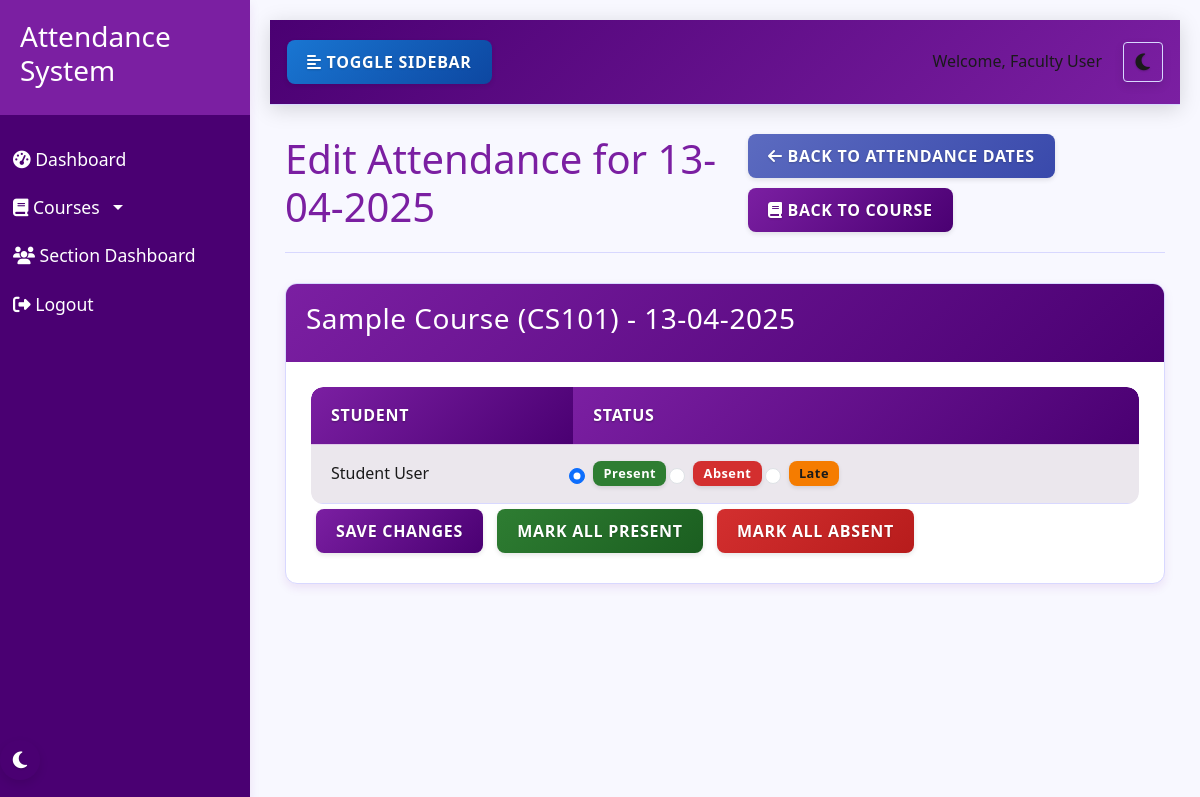
The app's page /faculty/attendance/2/edit_date?date=2025-04-13 (signed in) with its own data.
### models.py (models this page shows, shortened)
class User(db.Model, UserMixin):
    id = db.Column(db.Integer, primary_key=True)
    name = db.Column(db.String(100), nullable=False)
    email = db.Column(db.String(100), unique=True, nullable=False)
    password = db.Column(db.String(200), nullable=False)
    role = db.Column(db.String(20), nullable=False)  # 'admin', 'faculty', 'student'
    department = db.Column(db.String(100), nullable=True)
    profile_pic = db.Column(db.String(200), nullable=True)
    created_at = db.Column(db.DateTime, default=datetime.utcnow)
    attendances = db.relationship('Attendance', foreign_keys='Attendance.user_id', backref='user', lazy=True)
    marked_attendances = db.relationship('Attendance', foreign_keys='Attendance.marked_by', backref='marked_by_user', lazy=True)
    leave_requests = db.relationship('LeaveRequest', foreign_keys='LeaveRequest.user_id', backref='user', lazy=True)
    approved_leaves = db.relationship('LeaveRequest', foreign_keys='LeaveRequest.approved_by', backref='approved_by_user', lazy=True)
    student_sections = db.relationship('Section', secondary=section_students, backref=db.backref('students', lazy='dynamic'))
    teacher_sections = db.relationship('Section', secondary=section_teachers, backref=db.backref('teachers', lazy='dynamic'))

class Course(db.Model):
    id = db.Column(db.Integer, primary_key=True)
    name = db.Column(db.String(100), nullable=False)
    code = db.Column(db.String(20), unique=True, nullable=False)
    faculty_id = db.Column(db.Integer, db.ForeignKey('user.id'), nullable=False)
    created_at = db.Column(db.DateTime, default=datetime.utcnow)
    attendances = db.relationship('Attendance', backref='course', lazy=True)
    faculty = db.relationship('User', foreign_keys=[faculty_id], backref='courses')
    sections = db.relationship('Section', secondary=section_courses, backref=db.backref('courses', lazy='dynamic'))

class Attendance(db.Model):
    id = db.Column(db.Integer, primary_key=True)
    user_id = db.Column(db.Integer, db.ForeignKey('user.id'), nullable=False)
    course_id = db.Column(db.Integer, db.ForeignKey('course.id'), nullable=False)
    date = db.Column(db.Date, nullable=False)
    status = db.Column(db.String(20), nullable=False)  # 'present', 'absent', 'late'
    marked_by = db.Column(db.Integer, db.ForeignKey('user.id'), nullable=False)
    marked_at = db.Column(db.DateTime, default=datetime.utcnow)

### routes/faculty.py (the view, shortened to what this page needs)
@faculty_bp.route('/attendance/<int:course_id>/edit_date', methods=['GET', 'POST'])
@login_required
def edit_attendance_date(course_id):
    if current_user.role != 'faculty':
        flash('Access denied. Faculty privileges required.', 'danger')
        return redirect(url_for('index'))
    course = Course.query.get_or_404(course_id)
    if course.faculty_id != current_user.id:
        flash('You are not assigned to this course', 'danger')
        return redirect(url_for('faculty.dashboard'))
    if request.method == 'GET':
        date_str = request.args.get('date')
        if not date_str:
            flash('Please select a date', 'warning')
            return redirect(url_for('faculty.edit_attendance', course_id=course_id))
        attendance_date = datetime.strptime(date_str, '%Y-%m-%d').date()
        sections = Section.query.filter(Section.courses.contains(course)).all()
        students = []
        for section in sections:
            students.extend([s for s in section.students if s not in students])
        attendance_records = {}
        for student in students:
            attendance = Attendance.query.filter_by(
                user_id=student.id,
                course_id=course_id,
                date=attendance_date
            ).first()
            attendance_records[student.id] = attendance.status if attendance else None
        return render_template('faculty/edit_attendance_date.html',
                              course=course,
                              students=students,
                              attendance_date=attendance_date,
                              attendance_records=attendance_records)

### templates/faculty/edit_attendance_date.html (shortened to what this page needs)
{% extends 'base.html' %}
{% block content %}
<div class="edit-attendance-date">
    <div class="page-header">
        <h1>Edit Attendance for {{ attendance_date.strftime('%d-%m-%Y') }}</h1>
        <div>
            <a href="{{ url_for('faculty.edit_attendance', course_id=course.id) }}" class="btn btn-secondary">
                <i class="fas fa-arrow-left"></i> Back to Attendance Dates
            </a>
            <a href="{{ url_for('faculty.view_course', course_id=course.id) }}" class="btn btn-primary">
                <i class="fas fa-book"></i> Back to Course
            </a>
        </div>
    </div>
    <div class="card">
        <div class="card-header">
            <h3>{{ course.name }} ({{ course.code }}) - {{ attendance_date.strftime('%d-%m-%Y') }}</h3>
        </div>
        <div class="card-body">
            <form method="POST" action="{{ url_for('faculty.edit_attendance_date', course_id=course.id) }}">
                <div class="table-responsive">
                    <table class="table table-striped">
                        <thead>
                            <tr>
                                <th>Student</th>
                                <th>Status</th>
                            </tr>
                        </thead>
                        <tbody>
                            {% for student in students %}
                            <tr>
                                <td>{{ student.name }}</td>
                                <td>
                                    <div class="attendance-options">
                                        <div class="form-check form-check-inline">
                                            <input class="form-check-input" type="radio" name="status_{{ student.id }}" id="present_{{ student.id }}" value="present" {% if attendance_records[student.id] == 'present' %}checked{% endif %}>
                                            <label class="form-check-label" for="present_{{ student.id }}">
                                                <span class="badge badge-success">Present</span>
                                            </label>
                                        </div>
                                        <div class="form-check form-check-inline">
                                            <input class="form-check-input" type="radio" name="status_{{ student.id }}" id="absent_{{ student.id }}" value="absent" {% if attendance_records[student.id] == 'absent' %}checked{% endif %}>
                                            <label class="form-check-label" for="absent_{{ student.id }}">
                                                <span class="badge badge-danger">Absent</span>
                                            </label>
                                        </div>
                                        <div class="form-check form-check-inline">
                                            <input class="form-check-input" type="radio" name="status_{{ student.id }}" id="late_{{ student.id }}" value="late" {% if attendance_records[student.id] == 'late' %}checked{% endif %}>
                                            <label class="form-check-label" for="late_{{ student.id }}">
                                                <span class="badge badge-warning">Late</span>
                                            </label>
                                        </div>
                                    </div>
                                </td>
                            </tr>
                            {% endfor %}
                        </tbody>
                    </table>
                </div>
                <div class="form-actions">
                    <button type="submit" class="btn btn-primary">Save Changes</button>
                    <button type="button" class="btn btn-success mark-all-present">Mark All Present</button>
                    <button type="button" class="btn btn-danger mark-all-absent">Mark All Absent</button>
                </div>
            </form>
        </div>
    </div>
</div>
{% endblock %}

### templates/base.html (shortened to what this page needs)
<!DOCTYPE html>
<html lang="en">
<head>
    <link rel="stylesheet" href="https://cdn.jsdelivr.net/npm/bootstrap@5.3.0/dist/css/bootstrap.min.css">
    <link rel="stylesheet" href="{{ url_for('static', filename='css/style.css') }}">
    <link rel="stylesheet" href="{{ url_for('static', filename='css/themes.css') }}">
    <link rel="stylesheet" href="{{ url_for('static', filename='css/dark-mode-fixes.css') }}">
    <link rel="stylesheet" href="{{ url_for('static', filename='css/button-fixes.css') }}">
    <link rel="stylesheet" href="{{ url_for('static', filename='css/table-fixes.css') }}">
    <link rel="stylesheet" href="https://cdnjs.cloudflare.com/ajax/libs/font-awesome/6.4.0/css/all.min.css">
</head>
<body>
    <div class="wrapper">
        {% if current_user.is_authenticated %}
        <nav class="sidebar">
            <div class="sidebar-header">
                <h3>Attendance System</h3>
            </div>
            <ul class="list-unstyled components">
                {% if current_user.role == 'admin' %}
                <li>
                    <a href="{{ url_for('admin.dashboard') }}"><i class="fas fa-tachometer-alt"></i> Dashboard</a>
                </li>
                <li>
                    <a href="{{ url_for('admin.manage_users') }}"><i class="fas fa-users"></i> Manage Users</a>
                </li>
                <li>
                    <a href="{{ url_for('admin.manage_courses') }}"><i class="fas fa-book"></i> Manage Courses</a>
                </li>
                <li>
                    <a href="{{ url_for('admin.manage_sections') }}"><i class="fas fa-layer-group"></i> Manage Sections</a>
                </li>
                <li>
                    <a href="{{ url_for('section.dashboard') }}"><i class="fas fa-users"></i> Section Dashboard</a>
                </li>
                <li>
                    <a href="{{ url_for('admin.reports') }}"><i class="fas fa-chart-bar"></i> Reports</a>
                </li>
                <li>
                    <a href="{{ url_for('admin.manage_leaves') }}"><i class="fas fa-calendar-alt"></i> Leave Requests</a>
                </li>
                {% elif current_user.role == 'faculty' %}
                <li>
                    <a href="{{ url_for('faculty.dashboard') }}"><i class="fas fa-tachometer-alt"></i> Dashboard</a>
                </li>
                <li>
                    <a href="javascript:void(0)" class="dropdown-toggle" id="courseDropdown">
                        <i class="fas fa-book"></i> Courses
                    </a>
                </li>
                <li>
                    <a href="{{ url_for('section.dashboard') }}"><i class="fas fa-users"></i> Section Dashboard</a>
                </li>
                {% endif %}
                <li>
                    <a href="{{ url_for('logout') }}"><i class="fas fa-sign-out-alt"></i> Logout</a>
                </li>
            </ul>
            <div class="theme-toggle">
                <button class="theme-toggle-btn" aria-label="Toggle Dark Mode">
                </button>
            </div>
        </nav>
        {% endif %}
        <div id="content" class="{% if current_user.is_authenticated %}with-sidebar{% endif %}">
            {% if current_user.is_authenticated %}
            <nav class="navbar navbar-expand-lg navbar-light bg-light">
                <div class="container-fluid">
                    <button type="button" id="sidebarCollapse" class="btn btn-info">
                        <i class="fas fa-align-left"></i>
                        <span>Toggle Sidebar</span>
                    </button>
                    <div class="d-flex align-items-center">
                        <div class="user-info me-3">
                            <span>Welcome, {{ current_user.name }}</span>
                        </div>
                        <div class="theme-toggle-navbar">
                            <button class="theme-toggle-btn btn btn-sm btn-outline-secondary" aria-label="Toggle Dark Mode">
                            </button>
                        </div>
                    </div>
                </div>
            </nav>
            {% endif %}
            <div class="container mt-4">
                {% block content %}{% endblock %}
            </div>
        </div>
    </div>
</body>
</html>

### records on screen
User: name "Faculty User"
Course: name "Sample Course", code "CS101"
User: name "Student User", id "☑ Present", id "☐ Absent", id "☐ Late"

### other values on screen
{{ attendance_date.strftime('%d-%m-%Y') }} "13-04-2025"
